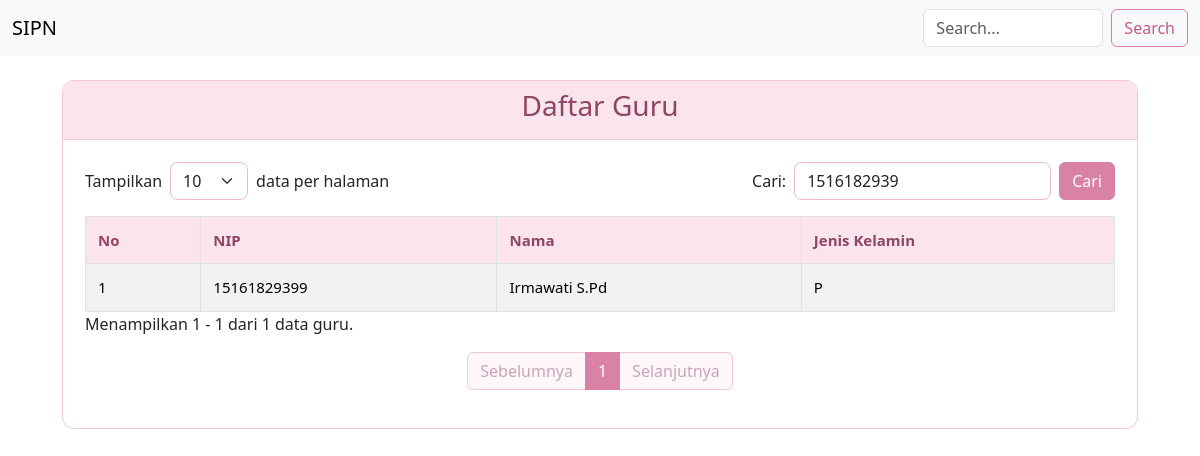
Page /daftar_guru.php?cari=1516182939 on the earlier database version.
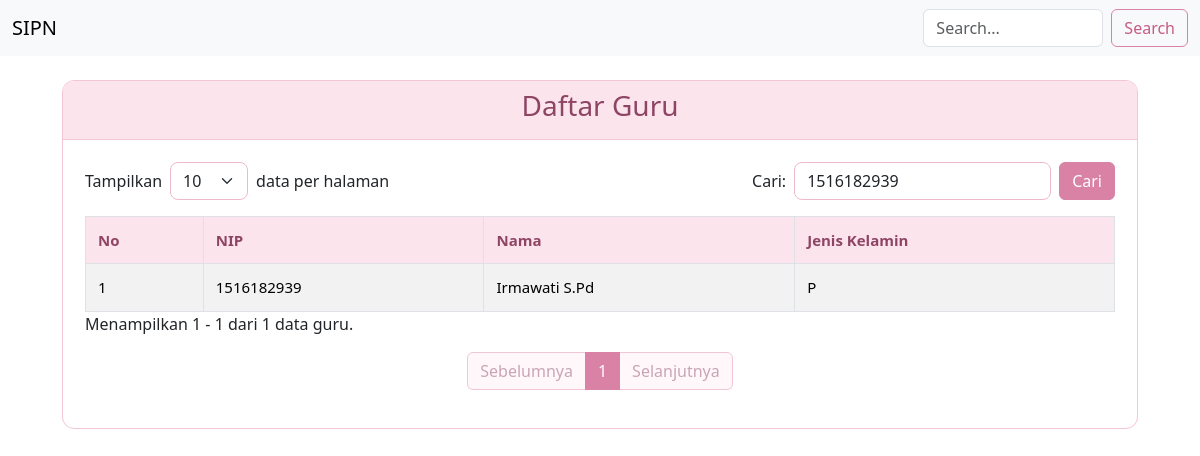
Same page on the later database version.
### tables this page shows
CREATE TABLE `guru` (
  `id` int(11) NOT NULL,
  `nip` varchar(20) NOT NULL,
  `nama` varchar(100) NOT NULL,
  `jenis_kelamin` enum('L','P') NOT NULL,
  `user_id` int(11) NOT NULL
);

### daftar_guru.php (the view, shortened to what the changed rows need)
<?php
require_once 'koneksi.php';
require_once 'navbar.php';
?>
<?php
$batas = isset($_GET['batas']) ? (int)$_GET['batas'] : 10;
$cari = isset($_GET['cari']) ? trim($_GET['cari']) : '';
$cari_sql = mysqli_real_escape_string($koneksi, $cari);
$where = "";
if ($cari != '') {
    $where = "WHERE nip LIKE '%$cari_sql%'
              OR nama LIKE '%$cari_sql%'
              OR jenis_kelamin LIKE '%$cari_sql%'";
}
$sql_jumlah = "SELECT COUNT(*) AS total FROM guru $where";
$hasil_jumlah = mysqli_query($koneksi, $sql_jumlah);
$data_jumlah = mysqli_fetch_assoc($hasil_jumlah);
$total_data = (int)$data_jumlah['total'];
$total_halaman = max(1, ceil($total_data / $batas));
$halaman = isset($_GET['halaman']) ? (int)$_GET['halaman'] : 1;
$halaman = max(1, min($halaman, $total_halaman));
$mulai = ($halaman - 1) * $batas;
$sql = "SELECT * FROM guru
        $where
        ORDER BY id DESC
        LIMIT $mulai, $batas";
$hasil = mysqli_query($koneksi, $sql);
?>
<div class="container mt-4 mb-4" style="max-width: 1100px;">
    <div class="card pink-card">
        <div class="card-body">
            <div class="table-responsive">
                <table class="table table-bordered table-striped tabel-pink">
                    <thead>
                        <tr>
                            <th>No</th>
                            <th>NIP</th>
                            <th>Nama</th>
                            <th>Jenis Kelamin</th>
                        </tr>
                    </thead>
                    <tbody>
                    <?php
                    $no = $mulai + 1;
                    if ($hasil && mysqli_num_rows($hasil) > 0) {
                        while ($baris = mysqli_fetch_assoc($hasil)) {
                    ?>
                        <tr>
                            <td><?= $no++ ?></td>
                            <td><?= htmlspecialchars($baris['nip']) ?></td>
                            <td><?= htmlspecialchars($baris['nama']) ?></td>
                            <td><?= htmlspecialchars($baris['jenis_kelamin']) ?></td>
                        </tr>
                    <?php
                        }
                    } ?>
                    </tbody>
                </table>
            </div>
        </div>
    </div>
</div>
<?php require_once 'footer.php'; ?>

Differences in the rows shown:
changed guru "Irmawati S.Pd": nip "15161829399" → "1516182939"
